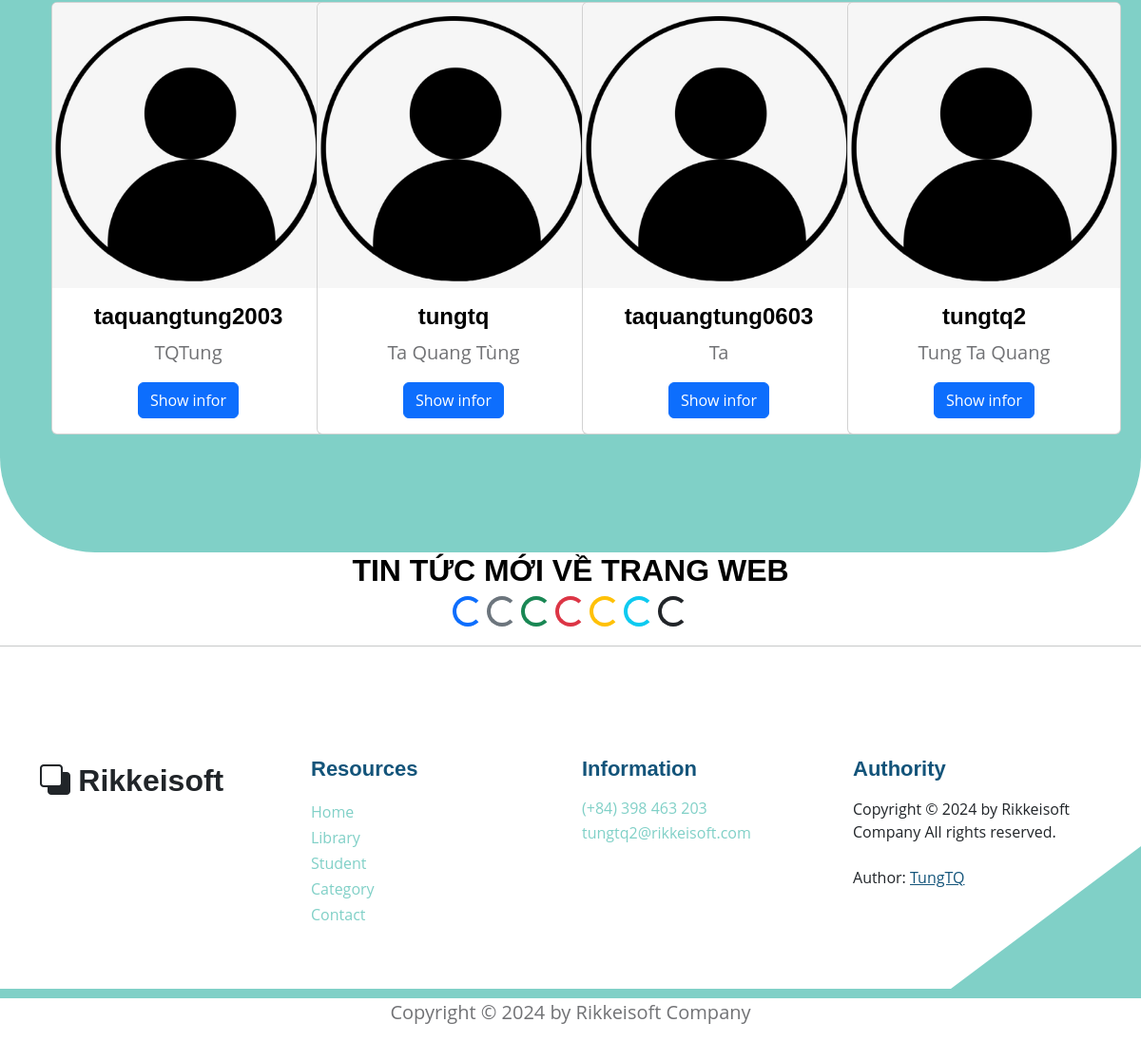
/users (lower part), run on an earlier commit of the app's database.
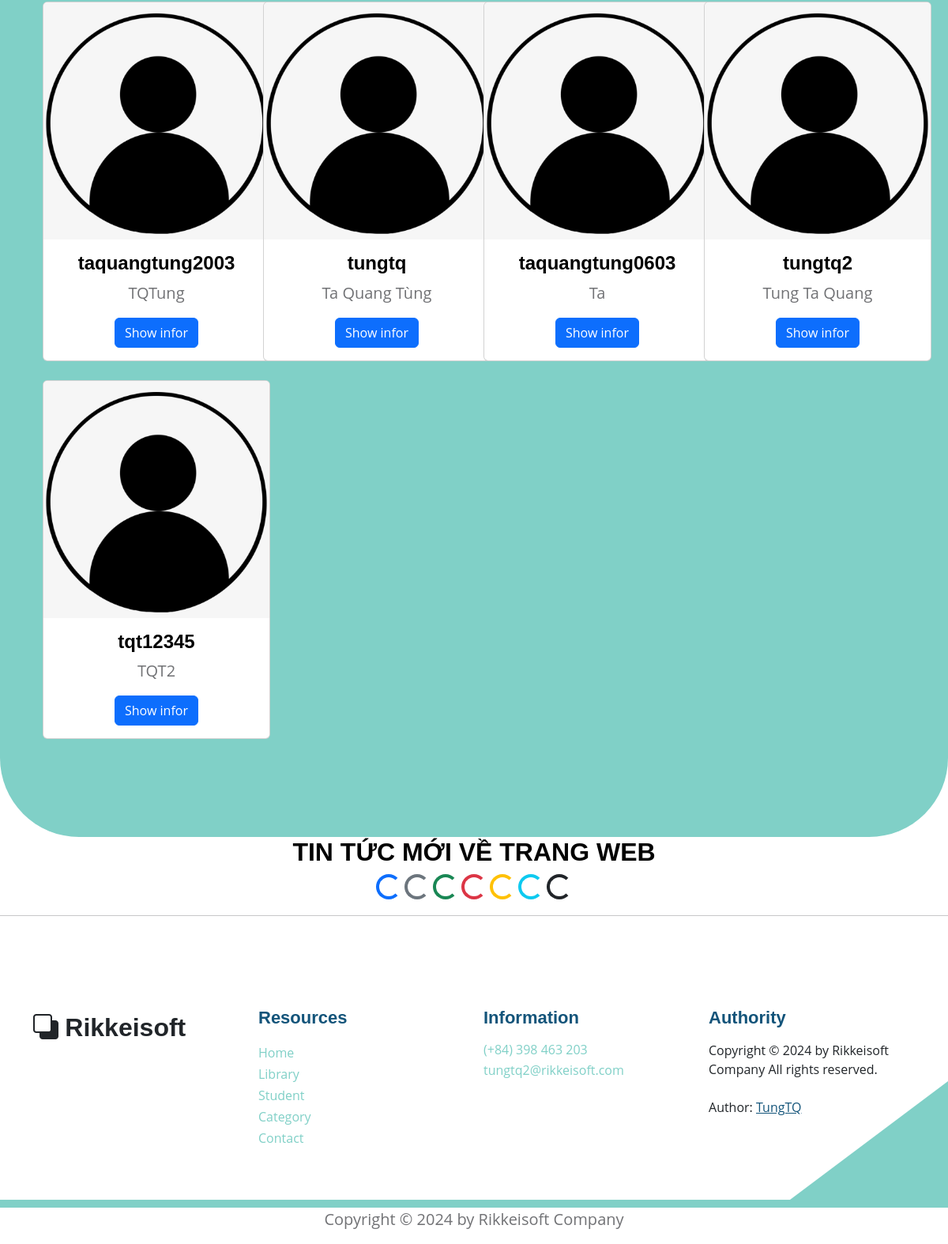
And on a later commit of the database.
### models.py (models this page shows)
class User(Base):
    __tablename__ = 'users'
    username = Column(String(30), primary_key=True, unique=True, index=True)
    fullname = Column(String(100), index=True)
    email = Column(String(100), index=True)
    password = Column(String(100), index=True)
    role = Column(Integer, index=True)
    delete_flag = Column(Integer, index=True)
    books = relationship("Book", back_populates="user")

### main.py (the view)
@app.get('/users', response_class=HTMLResponse)
async def get_all_users(request: Request, db: Session = Depends(models.get_db)):
    all_users = db.query(models.User).filter(models.User.delete_flag != 1).all()
    return templates.TemplateResponse("student_list.html", {"request": request, "all_users": all_users})

### templates/student_list.html (shortened to what this page needs)
{% extends "base.html" %}
{% block content %}
<section class="featured-section">
    <div class="container">
        <div class="container text-center bg-body-secondary">
            <div style="padding-top: 110px;">
                <div class="row">
                    {% for student in all_users %}
                    <div class="col-md-6 col-lg-4 col-xl-3 mb-4">
                        <div class="card" style="width: 18rem;">
                            <img src="static/images/default_avatar.png" class="card-img-top"
                                alt="https://placehold.co/200x150"
                                style="transition: transform 0.3s ease-in-out, filter 0.3s ease-in-out;"
                                onmouseover="this.style.transform='scale(1.1)'; this.style.filter='brightness(80%)';"
                                onmouseout="this.style.transform='scale(1)'; this.style.filter='brightness(100%)';">
                            <div class="card-body">
                                <h5 class="card-title"> {{student.username}} </h5>
                                <p class="card-text"> {{student.fullname}} </p>
                                {% if request.cookies.get('token') %}
                                <div class="btn-group mt-auto" role="group" aria-label="Button Click">
                                    <a href="users/detail_student?username_choice={{student.username}}" class="btn btn-primary"> Show Infor </a>
                                    <a href="users/get_admin?finded_username={{student.username}}" class="btn btn-warning"> Change Rule </a>
                                </div>
                                {% else %}
                                <a href="users/detail_student?username_choice={{student.username}}" class="btn btn-primary"> Show infor </a>
                                {% endif %}
                            </div>
                        </div>
                    </div>
                    {% endfor %}
                </div>
            </div>
        </div>
    </div>
</section>
<div style="text-align: center;">
    <h3> TIN TỨC MỚI VỀ TRANG WEB </h3>
    <div class="spinner-border text-primary" role="status">
    </div>
    <div class="spinner-border text-secondary" role="status">
    </div>
    <div class="spinner-border text-success" role="status">
    </div>
    <div class="spinner-border text-danger" role="status">
    </div>
    <div class="spinner-border text-warning" role="status">
    </div>
    <div class="spinner-border text-info" role="status">
    </div>
    <div class="spinner-border text-dark" role="status">
    </div>
</div>
<hr>
{% endblock content %}

### templates/base.html (shortened to what this page needs)
<!DOCTYPE html>
<html lang="en">
<head>
    <link href="/static/css/bootstrap.min.css" rel="stylesheet">
    <link href="/static/css/bootstrap-icons.css" rel="stylesheet">
    <link href="/static/css/templatemo-topic-listing.css" rel="stylesheet">
</head>
<body id="top">
    {% block content %}{% endblock content%}
</body>
<footer class="site-footer section-padding">
    <div class="container">
        <div class="row">
            <div class="col-lg-3 col-12 mb-4 pb-2">
                <a class="navbar-brand mb-2" href="/">
                    <i class="bi-back"></i>
                    <span> Rikkeisoft </span>
                </a>
            </div>
            <div class="col-lg-3 col-md-4 col-6">
                <h6 class="site-footer-title mb-3">Resources</h6>
                <ul class="site-footer-links">
                    <li class="site-footer-link-item">
                        <a href="http://127.0.0.1:8000/" class="site-footer-link"> Home </a>
                    </li>
                    <li class="site-footer-link-item">
                        <a href="http://127.0.0.1:8000/books/" class="site-footer-link"> Library </a>
                    </li>
                    <li class="site-footer-link-item">
                        <a href="http://127.0.0.1:8000/users" class="site-footer-link"> Student </a>
                    </li>
                    <li class="site-footer-link-item">
                        <a href="#" class="site-footer-link"> Category </a>
                    </li>
                    <li class="site-footer-link-item">
                        <a href="#" class="site-footer-link"> Contact </a>
                    </li>
                </ul>
            </div>
            <div class="col-lg-3 col-md-4 col-6 mb-4 mb-lg-0">
                <h6 class="site-footer-title mb-3"> Information </h6>
                <p class="text-white d-flex mb-1">
                    <a href="tel: 0398463203" class="site-footer-link">
                        (+84) 398 463 203
                    </a>
                </p>
                <p class="text-white d-flex">
                    <a href="mailto:tungtq2@rikkeisoft.com" class="site-footer-link">
                        tungtq2@rikkeisoft.com
                    </a>
                </p>
            </div>
            <div class="col-lg-3 col-md-4 col-12 mt-4 mt-lg-0 ms-auto">
                <h6 class="site-footer-title mb-3"> Authority </h6>
                Copyright © 2024 by Rikkeisoft Company All rights reserved.
                <br><br> Author: <a rel="nofollow" href="https://github.com/pisceskibo" target="_blank"> <u> TungTQ </u>
                </a>
            </div>
        </div>
    </div>
</footer>
<p style="text-align: center;"> Copyright © 2024 by Rikkeisoft Company </p>
</html>

### static/css/templatemo-topic-listing.css (style rules this page uses)
:root { --white-color: #ffffff; --primary-color: #13547a; --secondary-color: #80d0c7; --section-bg-color: #f0f8ff; --custom-btn-bg-color: #80d0c7; --custom-btn-bg-hover-color: #13547a; --dark-color: #000000; --p-color: #717275; --border-color: #7fffd4; --link-hover-color: #13547a; --body-font-family: 'Open Sans', sans-serif; --title-font-family: 'Montserrat', sans-serif; --h1-font-size: 58px; --h2-font-size: 46px; --h3-font-size: 32px; --h4-font-size: 28px; --h5-font-size: 24px; --h6-font-size: 22px; --p-font-size: 20px; --menu-font-size: 14px; --btn-font-size: 18px; --copyright-font-size: 16px; --border-radius-large: 100px; --border-radius-medium: 20px; --border-radius-small: 10px; --font-weight-normal: 400; --font-weight-medium: 500; --font-weight-semibold: 600; --font-weight-bold: 700; }
body { background-color: var(--white-color); font-family: var(--body-font-family); }
h2, h3, h4, h5, h6 { color: var(--dark-color); }
h1, h2, h3, h4, h5, h6 { font-family: var(--title-font-family); font-weight: var(--font-weight-semibold); }
h3 { font-size: var(--h3-font-size); }
h5 { font-size: var(--h5-font-size); }
h6 { color: var(--primary-color); font-size: var(--h6-font-size); }
p { color: var(--p-color); font-size: var(--p-font-size); font-weight: var(--font-weight-normal); }
ul li { color: var(--p-color); font-size: var(--p-font-size); font-weight: var(--font-weight-normal); }
a, button { touch-action: manipulation; transition: all 0.3s; }
a { display: inline-block; color: var(--primary-color); text-decoration: none; }
.section-padding { padding-top: 100px; padding-bottom: 50px; }
.navbar-brand, .navbar-brand:hover { font-size: var(--h3-font-size); font-weight: var(--font-weight-bold); display: block; }
.navbar-brand span { font-family: var(--title-font-family); }
.featured-section { background-color: var(--secondary-color); border-radius: 0 0 100px 100px; padding-bottom: 100px; }
.featured-section .row { position: relative; bottom: 100px; margin-bottom: -100px; }
.site-footer { border-bottom: 10px solid var(--secondary-color); position: relative; }
.site-footer::after { content: ""; position: absolute; bottom: 0; right: 0; width: 0; height: 0; border-style: solid; border-width: 0 0 150px 200px; border-color: transparent transparent var(--secondary-color) transparent; pointer-events: none; }
.site-footer-title { color: var(--primary-color); }
.site-footer-links { padding-left: 0; }
.site-footer-link-item { display: block; list-style: none; line-height: normal; }
.site-footer-link { color: var(--secondary-color); font-size: var(--copyright-font-size); font-weight: var(--font-weight-medium); line-height: normal; }

What changed in the data, as far as the page shows it:
added User: username "tqt12345", fullname "TQT2"
